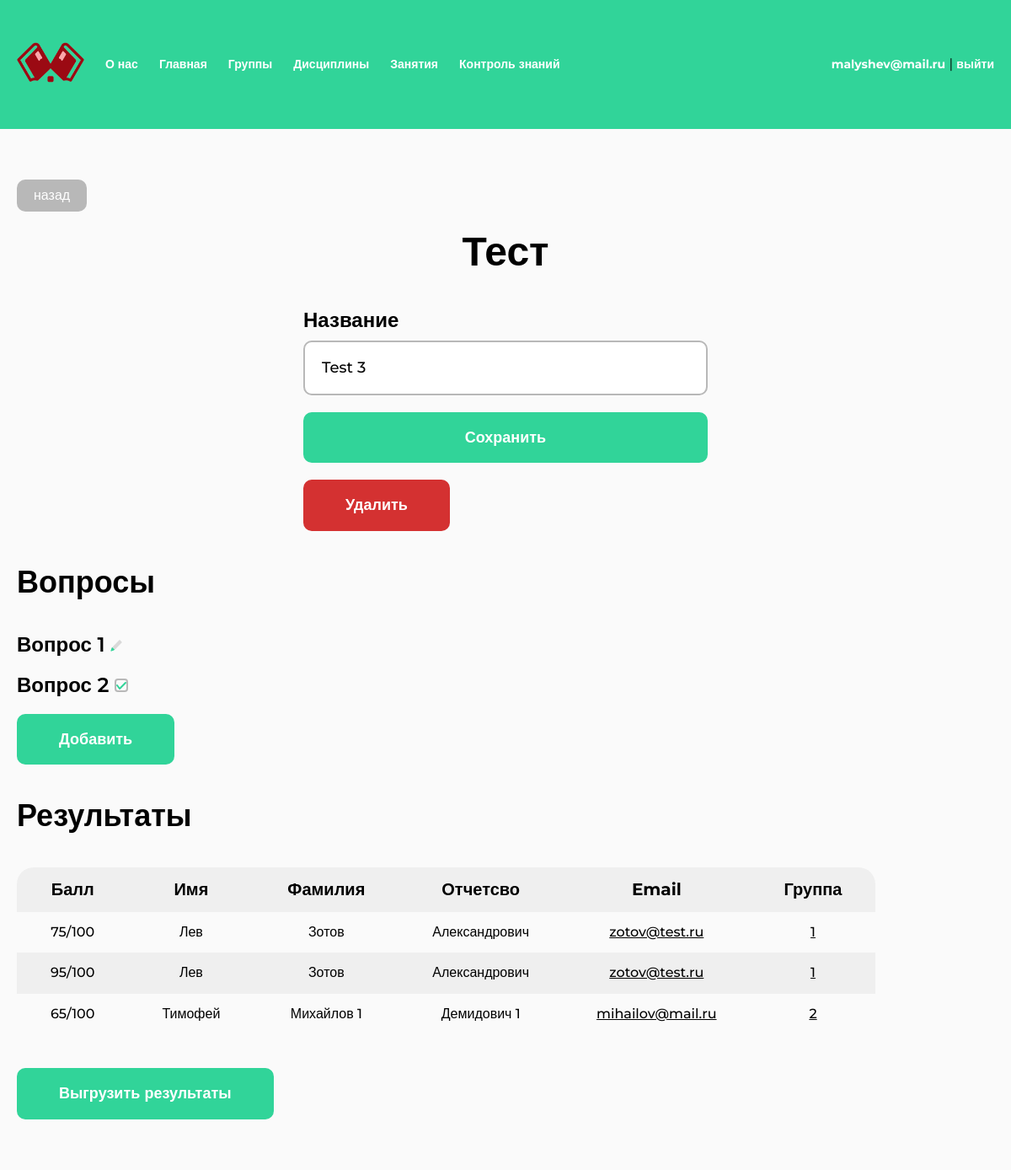
The page /test/7/ (signed in) on the database its author committed.
### study/models.py (models this page shows, shortened)
class Test(models.Model):
    name = models.CharField(max_length=128)
    class Meta:
        verbose_name = "Тест"
        verbose_name_plural = "Тесты"

class Question(models.Model):
    class Type(models.TextChoices):
        TEXT = "TX", "Текстовый"
        CHOOSE = "CH", "С вариантами ответа"
    test = models.ForeignKey(Test, related_name="questions", on_delete=models.CASCADE)
    type = models.CharField("Тип", max_length=32, choices=Type.choices)
    text = models.CharField(max_length=256)
    class Meta:
        verbose_name = "Вопрос"
        verbose_name_plural = "Вопросы"

class Try(models.Model):
    user = models.ForeignKey(User, related_name="tests_tries", on_delete=models.CASCADE)
    test = models.ForeignKey(Test, related_name="users_tries", on_delete=models.CASCADE)
    score = models.FloatField()
    need_check = models.BooleanField(default=False)
    class Meta:
        verbose_name = "Попытка"
        verbose_name_plural = "Попытки"

class Group(models.Model):
    number = models.CharField(max_length=32)
    students = models.ManyToManyField(User, blank=True)
    class Meta:
        verbose_name = "Группа"
        verbose_name_plural = "Группы"

### accounts/models.py (models this page shows, shortened)
class Profile(models.Model):
    class Type(models.IntegerChoices):
        ADMIN = 1
        TEACHER = 2
        STUDENT = 3
    user = models.OneToOneField(User, on_delete=models.CASCADE)
    middle_name = models.CharField("Отчество", max_length=32, null=True, blank=True)
    type = models.IntegerField("Тип", choices=Type.choices, null=True)
    class Meta:
        verbose_name = "Профиль"
        verbose_name_plural = "Профили"

### study/views.py (the view, shortened to what this page needs)
# urls.py: path("test/<int:pk>/", views.TestEditView.as_view(), name="test"),
@method_decorator(not_student, name="dispatch")
class TestEditView(LoginRequiredMixin, View):
    def get(self, request, pk, *args, **kwargs):
        test = get_object_or_404(Test, pk=pk)
        form = TestForm(instance=test)
        return render(request, "study/test/edit.html", {
            "form": form,
            "test": test,
        })

### study/forms.py
class TestForm(forms.ModelForm):
    class Meta:
        model = Test
        fields = ["name"]
        labels = {"name": "Название"}
    def __init__(self, *args, **kwargs):
        super(TestForm, self).__init__(*args, **kwargs)
        for visible in self.visible_fields():
            visible.field.widget.attrs['class'] = 'form__input'

### study/templates/study/test/edit.html (shortened to what this page needs)
{% extends "base.html" %}
{% load util %}
{% load static %}
{% block extra_css %}
<link rel="stylesheet" href="{% static 'css/select.css' %}">
<link rel="stylesheet" href="{% static 'css/table.css' %}">
{% endblock %}
{% block content %}
{% if user.profile.type == 1 %}
<a href="{% url 'tests' %}" class="back">назад</a>
{% else %}
<a href="{% url 'my-tests' %}" class="back">назад</a>
{% endif %}
<section class="section-teachers">
    <h1 class="h1 h1_center">Тест</h1>
    <form action="." method="POST" class="form mt-40">
        <div class="form__item">
            <label for="{{ form.name.id_for_label }}" class="form__label">{{ form.name.label }}</label>
            {{ form.name }}
        </div>
        <div class="form__item">
            <button type="submit" class="btn">Сохранить</button>
        </div>
        <div class="form__item">
            <a href="{% url 'test-delete' test.pk %}" class="btn btn_red confirm submit">Удалить</a>
        </div>
    </form>
</section>
<section class="section">
    <h2 class="h2 mt-40">Вопросы</h2>
    <div class="menu mt-40">
        {% for question in test.questions.all %}
        <a href="{% url 'test-question' test.pk question.pk %}" class="menu__item">
            {{ question.text }}
        </a>
        {% endfor %}
        <a href="{% url 'test-question-add' test.pk %}" class="btn">Добавить</a>
    </div>
</section>
<section class="section">
    <h2 class="h2 mt-40">Результаты</h2>
    <div class="table-wrapper mt-40">
        <table class="table">
            <thead>
                <tr>
                    <th>Балл</th>
                    <th>Имя</th>
                    <th>Фамилия</th>
                    <th>Отчетсво</th>
                    <th>Email</th>
                    <th>Группа</th>
                </tr>
            </thead>
            <tbody>
                {% for try in test.users_tries.all %}
                <tr>
                    <td>{% if try.need_check %}<a href="{% url 'test-try-check' try.pk %}" class="btn btn-table">Проверить</a>{% else %}{{ try.score|floatformat:0 }}/100{% endif %}</td>
                    <td>{{ try.user.first_name|default:"-" }}</td>
                    <td>{{ try.user.last_name|default:"-" }}</td>
                    <td>{{ try.user.profile.middle_name|default:"-" }}</td>
                    <td>
                        <a href="{% if try.user.username %}{% url 'student' try.user.pk %}{% endif %}" class="table__foreign-key">{{ try.user.username }}</a>
                    </td>
                    <td>
                        <a href="{% if try.user.group_set.first %}{% url 'group' try.user.group_set.first.pk %}{% endif %}" class="table__foreign-key">{{ try.user.group_set.first.id }}</a>
                    </td>
                </tr>
                {% endfor %}
            </tbody>
        </table>
    </div>
    <a href="{% url 'test-download-tries' test.id %}" class="btn mt-40">Выгрузить результаты</a>
</section>
{% endblock %}

### templates/base.html (shortened to what this page needs)
{% load static %}
<!DOCTYPE html>
<html lang="ru">
<head>
	<link rel="stylesheet" href="{% static 'css/reset.css' %}">
	<link rel="stylesheet" href="{% static 'css/main.css' %}">
	<link rel="stylesheet" href="{% static 'css/menu.css' %}">
    {% block extra_css %}{% endblock %}
</head>
<body>
	<header class="header">
		<div class="container">
			<ul class="header-menu">
				<li><a href="{% url 'index' %}" class="logo"><img src="{% static 'img/logo.png' %}" alt=""></a></li>
				<li><a href="{% url 'about' %}">О нас</a></li>
				{% if user.is_authenticated %}
				<li><a href="{% url 'index' %}">Главная</a></li>
				{% if user.profile.type == 1 %}
				<li><a href="{% url 'teachers' %}">Преподаватели</a></li>
				<li><a href="{% url 'students' %}">Студенты</a></li>
				<li><a href="{% url 'applications' %}">Заявки</a></li>
				<li><a href="{% url 'groups' %}">Группы</a></li>
				<li><a href="{% url 'subjects' %}">Дисциплины</a></li>
				<li><a href="{% url 'lessons' %}">Занятия</a></li>
				<li><a href="{% url 'tests' %}">Контроль знаний</a></li>
				{% elif user.profile.type == 2 %}
				<li><a href="{% url 'my-group' %}">Группы</a></li>
				<li><a href="{% url 'my-subjects' %}">Дисциплины</a></li>
				<li><a href="{% url 'my-lessons' %}">Занятия</a></li>
				<li><a href="{% url 'tests' %}">Контроль знаний</a></li>
				{% endif %}
				<li class="header-menu-profile">
					<a href="{% url 'profile' %}">{{ user.username }}</a> | <a href="{% url 'logout' %}">выйти</a>
				</li>
				{% endif%}
			</ul>
		</div>
	</header>
	<main class="main">
		<div class="container">
		    {% block content %}{% endblock %}
		</div>
	</main>
</body>
</html>

### static/css/main.css (style rules this page uses)
:root { --green: #31D499; --red: #D43131; --background: #FAFAFA; --gray: #B8B8B8; --tablePrimary: #EFEFEF; --tableSecondary: #FAFAFA; }
* { padding: 0; margin: 0; box-sizing: border-box; }
html { font-family: "Montserrat", sans-serif; }
body { display: flex; flex-direction: column; min-height: 100vh; height: 100%; }
.container { max-width: 1240px; padding: 0 20px; margin: 0 auto; position: relative; }
.mt-40 { margin-top: 40px; }
.h1 { color: #000; font-size: 48px; font-weight: 700; }
.h1_center { text-align: center; }
.h2 { color: #000; font-size: 36px; font-weight: 700; }
input, textarea { color: #000; font-size: 18px; font-weight: 500; padding: 20px; max-width: 480px; width: 100%; border-radius: 10px; border: 2px solid var(--gray); display: block; }
input::placeholder { color: var(--gray); }
.btn { color: #FFF; font-size: 18px; font-weight: 700; border-radius: 10px; background: var(--green); padding: 20px 50px; text-align: center; cursor: pointer; text-decoration: none; display: block; width: fit-content; }
.btn.btn_red { background: var(--red); }
button[type='submit'], button.submit { width: 100%; padding: 20px; }
.header { padding: 50px 0; background: var(--green); }
.logo img { width: 100%; max-width: 80px; }
.main { flex: 1 1 100%; padding: 60px 0; background-color: var(--background); }
.form { max-width: 480px; width: 100%; margin-left: auto; margin-right: auto; }
.form__item:not(:last-of-type) { margin-bottom: 20px; }
.form__label { display: block; margin-bottom: 10px; color: #000; font-size: 24px; font-weight: 700; }
.form__label { display: block; }
.menu { display: flex; flex-direction: column; align-items: flex-start; gap: 20px; }
.menu__item { color: #000; font-size: 24px; font-weight: 600; text-decoration: none; }
.back { display: inline-block; margin-bottom: 20px; font-size: 16px; font-weight: 500; text-decoration: none; color: white; border-radius: 10px; background: var(--gray); padding: 10px 20px; }

### static/css/menu.css (style rules this page uses)
ul { list-style: none; }
.header-menu { display: flex; align-items: center; gap: 25px; width: 100%; }
.header-menu a { text-decoration: none; font-weight: 700; color: white; font-size: 14px; }
.header-menu-profile { margin-left: auto; }

### static/css/table.css (style rules this page uses)
.table-wrapper { width: 100%; overflow-x: auto; }
.table { border-radius: 20px; background: var(--tablePrimary); border-collapse: collapse; }
.table td, .table th { padding: 15px 40px; text-align: center; }
.table th { color: #000; font-size: 20px; font-weight: 700; }
.table td { color: #000; font-size: 16px; font-weight: 500; }
.table a:not(.btn) { color: black; }
.table tbody tr:nth-of-type(2n-1) { background: var(--tableSecondary); }
.table__foreign-key { color: #000; }

### rows shown on the page
Test: name "Test 3"
Question: text "Вопрос 1", type "TX" (drawn)
Question: text "Вопрос 2", type "CH" (drawn)
Try: score "75", user.first_name "Лев", user.last_name "Зотов", user.profile.middle_name "Александрович", user.username "zotov@test.ru", user.group_set.first.id "1"
Try: score "95", user.first_name "Лев", user.last_name "Зотов", user.profile.middle_name "Александрович", user.username "zotov@test.ru", user.group_set.first.id "1"
Try: score "65", user.first_name "Тимофей", user.last_name "Михайлов 1", user.profile.middle_name "Демидович 1", user.username "mihailov@mail.ru", user.group_set.first.id "2"

### other values the page prints
{{ user.username }} "malyshev@mail.ru"
